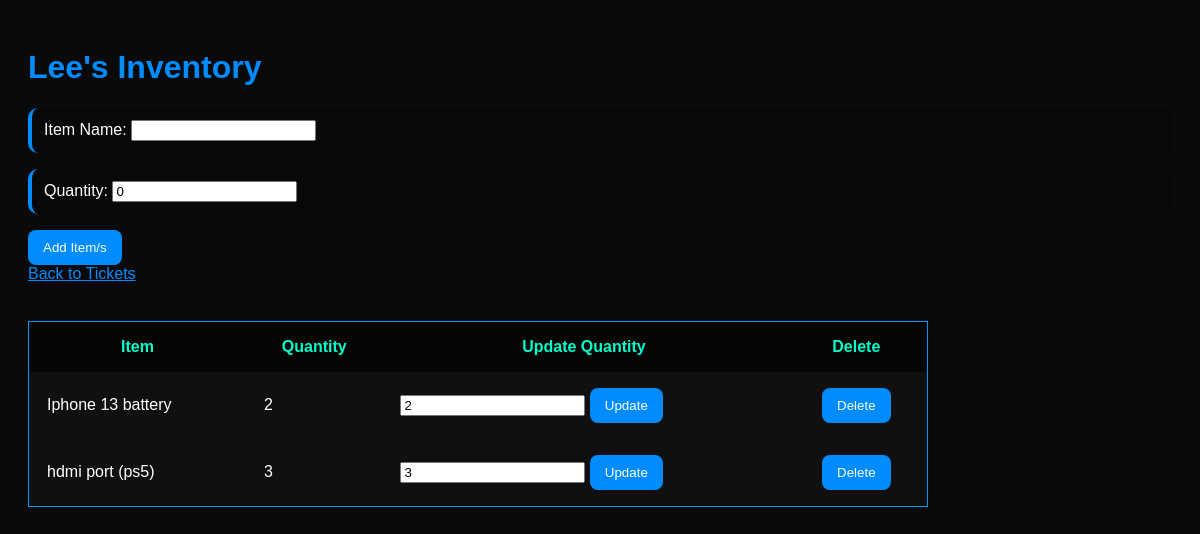
Page /inventory on the committed database.
### tables this page shows
CREATE TABLE inventory (
    id INTEGER PRIMARY KEY AUTOINCREMENT,
    item_name TEXT NOT NULL,
    quantity INTEGER DEFAULT 0
);

### app.py (the view)
@app.route("/inventory")
def inventory():
    connection = sqlite3.connect("tickets.db")
    connection.row_factory = sqlite3.Row
    cursor = connection.cursor()
    cursor.execute("SELECT * FROM inventory")
    inventory_items = cursor.fetchall()
    connection.close()
    return render_template("inventory.html", inventory_items=inventory_items)

### templates/inventory.html (shortened to what this page needs)
<!DOCTYPE html>
<html>
<head>
    <link rel="stylesheet" href="{{ url_for('static', filename='style.css') }}">
</head>
<body>
    <h1>Lee's Inventory</h1>
    <form method="POST" action="/add-inventory">
    <p>
        Item Name:
        <input type="text" name="item_name" required>
    </p>
    <p>
        Quantity:
        <input type="number" name="quantity" value="0" required>
    </p>
    <button type="submit">Add Item/s</button>
</form>
    <a href="/dashboard">Back to Tickets</a>
    <br><br>
    {% if inventory_items %}
        <table class="ticket-table">
            <tr>
                <th>Item</th>
                <th>Quantity</th>
                <th>Update Quantity</th>
                <th>Delete</th>
            </tr>
            {% for item in inventory_items %}
            <tr>
                <td>{{ item.item_name }}</td>
                <td>{{ item.quantity }}</td>
                <td>
                    <form method="POST" action="/update-inventory/{{ item.id }}">
                        <input type="number"
                               name="quantity"
                               value="{{ item.quantity }}">
                        <button type="submit">Update</button>
                    </form>
                </td>
                <td>
                    <form method="POST" action="/delete-inventory/{{ item.id }}">
                        <button type="submit"
                        onclick="return confirm('Delete this inventory item?');">
                        Delete</button>
                    </form>
                </td>
            </tr>
            {% endfor %}
        </table>
    {% else %}
        <p>No inventory items yet.</p>
    {% endif %}
</body>
</html>

### static/style.css (style rules this page uses)
h1, h2 { font-family: 'Orbitron', sans-serif; }
body { font-family: 'Inter', sans-serif; }
body { background-color: #0a0a0a; color: white; font-family: Arial, sans-serif; padding: 20px; }
h1 { color: #008cff; }
button { background-color: #008cff; color: white; border: none; padding: 10px 15px; border-radius: 8px; cursor: pointer; }
a { color: #008cff; }
p { background-color: #080808; padding: 12px; border-radius: 10px; border-left: 4px solid #008cff; }
.ticket-table { width: 100%; max-width: 900px; border-collapse: collapse; margin-top: 20px; background-color: #101010; border: 1px solid #0099ff; }
.ticket-table th, .ticket-table td { padding: 16px 18px; vertical-align: middle; }
.ticket-table th { color: #00ffcc; background-color: #050505; }
.ticket-table th:nth-child(3), .ticket-table td:nth-child(3) { min-width: 130px; white-space: nowrap; }
td:nth-child(4), td:nth-child(5), td:nth-child(6), th:nth-child(4), th:nth-child(5), th:nth-child(6) { text-align: center; }

### rows in the picture
inventory: item_name "Iphone 13 battery", quantity "2"
inventory: item_name "hdmi port (ps5)", quantity "3"
